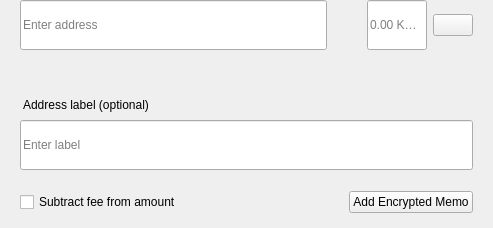
<?xml version="1.0" encoding="UTF-8"?>
<ui version="4.0">
 <class>SendMultiRow</class>
 <widget class="QWidget" name="SendMultiRow">
  <property name="geometry">
   <rect>
    <x>0</x>
    <y>0</y>
    <width>493</width>
    <height>228</height>
   </rect>
  </property>
  <property name="minimumSize">
   <size>
    <width>0</width>
    <height>0</height>
   </size>
  </property>
  <property name="maximumSize">
   <size>
    <width>16777215</width>
    <height>16777215</height>
   </size>
  </property>
  <property name="windowTitle">
   <string notr="true">N/A</string>
  </property>
  <layout class="QVBoxLayout" name="verticalLayout_3">
   <property name="spacing">
    <number>0</number>
   </property>
   <property name="leftMargin">
    <number>0</number>
   </property>
   <property name="topMargin">
    <number>0</number>
   </property>
   <property name="rightMargin">
    <number>20</number>
   </property>
   <property name="bottomMargin">
    <number>5</number>
   </property>
   <item alignment="Qt::AlignTop">
    <widget class="QWidget" name="widget" native="true">
     <property name="sizePolicy">
      <sizepolicy hsizetype="Expanding" vsizetype="Maximum">
       <horstretch>0</horstretch>
       <verstretch>0</verstretch>
      </sizepolicy>
     </property>
     <property name="minimumSize">
      <size>
       <width>0</width>
       <height>60</height>
      </size>
     </property>
     <property name="maximumSize">
      <size>
       <width>16777215</width>
       <height>85</height>
      </size>
     </property>
     <layout class="QHBoxLayout" name="horizontalLayout" stretch="6,0,2">
      <property name="spacing">
       <number>0</number>
      </property>
      <property name="leftMargin">
       <number>8</number>
      </property>
      <property name="topMargin">
       <number>0</number>
      </property>
      <property name="rightMargin">
       <number>0</number>
      </property>
      <property name="bottomMargin">
       <number>0</number>
      </property>
      <item alignment="Qt::AlignTop">
       <widget class="QStackedWidget" name="stackedAddress">
        <property name="minimumSize">
         <size>
          <width>0</width>
          <height>50</height>
         </size>
        </property>
        <property name="maximumSize">
         <size>
          <width>16777215</width>
          <height>50</height>
         </size>
        </property>
        <widget class="QWidget" name="page_4">
         <property name="sizePolicy">
          <sizepolicy hsizetype="Expanding" vsizetype="Preferred">
           <horstretch>0</horstretch>
           <verstretch>0</verstretch>
          </sizepolicy>
         </property>
         <property name="minimumSize">
          <size>
           <width>0</width>
           <height>50</height>
          </size>
         </property>
         <property name="maximumSize">
          <size>
           <width>16777215</width>
           <height>55</height>
          </size>
         </property>
         <layout class="QVBoxLayout" name="verticalLayout_7">
          <property name="spacing">
           <number>0</number>
          </property>
          <property name="leftMargin">
           <number>12</number>
          </property>
          <property name="topMargin">
           <number>0</number>
          </property>
          <property name="rightMargin">
           <number>0</number>
          </property>
          <property name="bottomMargin">
           <number>0</number>
          </property>
          <item>
           <widget class="QLineEdit" name="lineEditAddress">
            <property name="minimumSize">
             <size>
              <width>0</width>
              <height>50</height>
             </size>
            </property>
            <property name="maximumSize">
             <size>
              <width>16777215</width>
              <height>50</height>
             </size>
            </property>
            <property name="placeholderText">
             <string>Enter address</string>
            </property>
           </widget>
          </item>
         </layout>
        </widget>
        <widget class="QWidget" name="page_3"/>
       </widget>
      </item>
      <item>
       <spacer name="horizontalSpacer_3">
        <property name="orientation">
         <enum>Qt::Horizontal</enum>
        </property>
        <property name="sizeType">
         <enum>QSizePolicy::Fixed</enum>
        </property>
        <property name="sizeHint" stdset="0">
         <size>
          <width>40</width>
          <height>20</height>
         </size>
        </property>
       </spacer>
      </item>
      <item>
       <layout class="QHBoxLayout" name="horizontalLayout_2">
        <property name="spacing">
         <number>6</number>
        </property>
        <item alignment="Qt::AlignTop">
         <widget class="QLineEdit" name="lineEditAmount">
          <property name="sizePolicy">
           <sizepolicy hsizetype="Expanding" vsizetype="Preferred">
            <horstretch>0</horstretch>
            <verstretch>0</verstretch>
           </sizepolicy>
          </property>
          <property name="minimumSize">
           <size>
            <width>0</width>
            <height>50</height>
           </size>
          </property>
          <property name="maximumSize">
           <size>
            <width>16777215</width>
            <height>50</height>
           </size>
          </property>
          <property name="maxLength">
           <number>17</number>
          </property>
          <property name="alignment">
           <set>Qt::AlignLeading|Qt::AlignLeft|Qt::AlignVCenter</set>
          </property>
          <property name="placeholderText">
           <string notr="true">0.00 KROV</string>
          </property>
         </widget>
        </item>
        <item>
         <layout class="QVBoxLayout" name="verticalLayout">
          <property name="topMargin">
           <number>14</number>
          </property>
          <property name="bottomMargin">
           <number>0</number>
          </property>
          <item alignment="Qt::AlignTop">
           <widget class="QPushButton" name="btnMenu">
            <property name="minimumSize">
             <size>
              <width>0</width>
              <height>0</height>
             </size>
            </property>
            <property name="maximumSize">
             <size>
              <width>16777215</width>
              <height>16777215</height>
             </size>
            </property>
            <property name="focusPolicy">
             <enum>Qt::NoFocus</enum>
            </property>
            <property name="text">
             <string/>
            </property>
           </widget>
          </item>
         </layout>
        </item>
       </layout>
      </item>
     </layout>
    </widget>
   </item>
   <item>
    <widget class="QWidget" name="layoutLabel" native="true">
     <property name="minimumSize">
      <size>
       <width>0</width>
       <height>0</height>
      </size>
     </property>
     <property name="maximumSize">
      <size>
       <width>16777215</width>
       <height>16777215</height>
      </size>
     </property>
     <layout class="QVBoxLayout" name="verticalLayout_9">
      <property name="spacing">
       <number>6</number>
      </property>
      <property name="leftMargin">
       <number>20</number>
      </property>
      <property name="topMargin">
       <number>0</number>
      </property>
      <property name="rightMargin">
       <number>0</number>
      </property>
      <property name="bottomMargin">
       <number>10</number>
      </property>
      <item>
       <spacer name="verticalSpacer">
        <property name="orientation">
         <enum>Qt::Vertical</enum>
        </property>
        <property name="sizeType">
         <enum>QSizePolicy::Fixed</enum>
        </property>
        <property name="sizeHint" stdset="0">
         <size>
          <width>20</width>
          <height>20</height>
         </size>
        </property>
       </spacer>
      </item>
      <item>
       <widget class="QLabel" name="labelSubtitleDescription">
        <property name="styleSheet">
         <string notr="true">margin-bottom:2px;
margin-left:0.05px;
padding:0px;</string>
        </property>
        <property name="text">
         <string>Address label (optional)</string>
        </property>
       </widget>
      </item>
      <item>
       <widget class="QLineEdit" name="lineEditDescription">
        <property name="minimumSize">
         <size>
          <width>0</width>
          <height>50</height>
         </size>
        </property>
        <property name="maximumSize">
         <size>
          <width>16777215</width>
          <height>50</height>
         </size>
        </property>
        <property name="placeholderText">
         <string>Enter label</string>
        </property>
       </widget>
      </item>
      <item>
       <spacer name="verticalSpacer_2">
        <property name="orientation">
         <enum>Qt::Vertical</enum>
        </property>
        <property name="sizeType">
         <enum>QSizePolicy::Fixed</enum>
        </property>
        <property name="sizeHint" stdset="0">
         <size>
          <width>20</width>
          <height>15</height>
         </size>
        </property>
       </spacer>
      </item>
      <item>
       <widget class="QWidget" name="containerMemo" native="true">
        <layout class="QHBoxLayout" name="horizontalLayout_5">
         <property name="leftMargin">
          <number>0</number>
         </property>
         <property name="topMargin">
          <number>0</number>
         </property>
         <property name="rightMargin">
          <number>0</number>
         </property>
         <property name="bottomMargin">
          <number>0</number>
         </property>
         <item>
          <widget class="QCheckBox" name="checkboxSubtractFeeFromAmount">
           <property name="toolTip">
            <string>The fee will be deducted from the amount being sent. The recipient will receive less KROV than you enter in the amount field. If multiple recipients are selected, the fee is split equally.</string>
           </property>
           <property name="text">
            <string>Subtract fee from amount</string>
           </property>
          </widget>
         </item>
         <item>
          <spacer name="horizontalSpacer">
           <property name="orientation">
            <enum>Qt::Horizontal</enum>
           </property>
           <property name="sizeHint" stdset="0">
            <size>
             <width>40</width>
             <height>20</height>
            </size>
           </property>
          </spacer>
         </item>
         <item>
          <widget class="QPushButton" name="btnAddMemo">
           <property name="text">
            <string notr="true">Add Encrypted Memo</string>
           </property>
          </widget>
         </item>
        </layout>
       </widget>
      </item>
     </layout>
    </widget>
   </item>
  </layout>
 </widget>
 <resources/>
 <connections/>
</ui>
